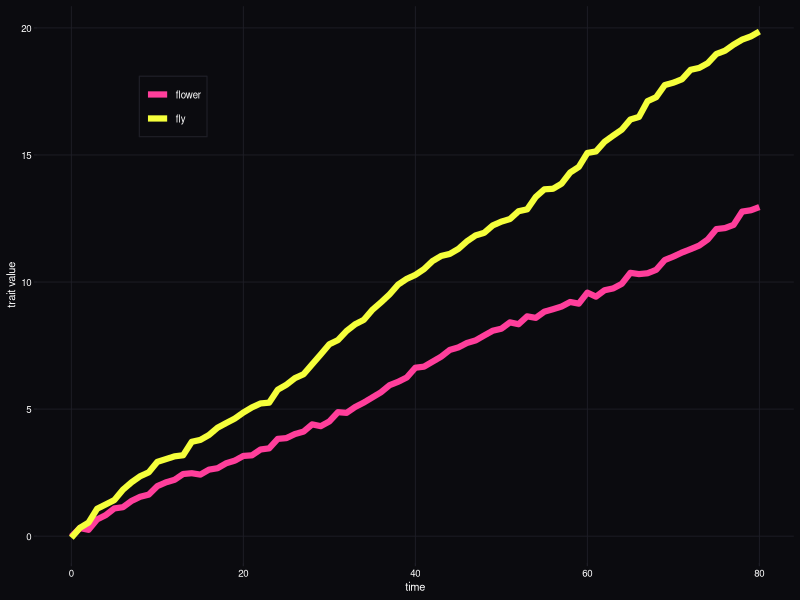

Write R code to recreate this figure.
## ---- chunk 1
#| fig-align: center
#| out-width: 35%
#| fig-width: 3.5
#| fig-height: 3.5

library(ggplot2)

# coevolutionary arms race: both traits increase, one faster
set.seed(1)

tmax <- 80
df <- data.frame(
  t = 0:tmax,
  species = rep(c("fly", "flower"), each = tmax + 1)
)

df$trait <- with(df, ifelse(
  species == "fly",
  0.25 * t + 0.30 * sin(t / 5),
  0.16 * t + 0.25 * sin(t / 6)
)) + rnorm(nrow(df), sd = 0.10)

cols <- c(
  fly = "#f5ff3b",   # acid
  flower = "#ff3e9b"    # cyan
)

bg <- "#0b0b0f"
grid <- "#1e1e26"
txt <- "#ffffffff"

ggplot(df, aes(t, trait, color = species)) +
  geom_line(linewidth = 2.1) +
  scale_color_manual(values = cols) +
  theme_minimal(base_size = 9) +
  labs(x = "time", y = "trait value") +
  theme(
    plot.background  = element_rect(fill = bg, color = bg),
    panel.background = element_rect(fill = bg, color = bg),
    panel.grid.major = element_line(color = grid, linewidth = 0.3),
    panel.grid.minor = element_blank(),

    axis.title = element_text(color = txt, size = 8),
    axis.text  = element_text(color = txt, size = 7),
    axis.ticks = element_line(color = grid),

    legend.position = c(0.18, 0.82),
    legend.background = element_rect(fill = bg, color = grid),
    legend.key = element_rect(fill = bg),
    legend.text = element_text(color = txt, size = 7),
    legend.title = element_blank()
  )

